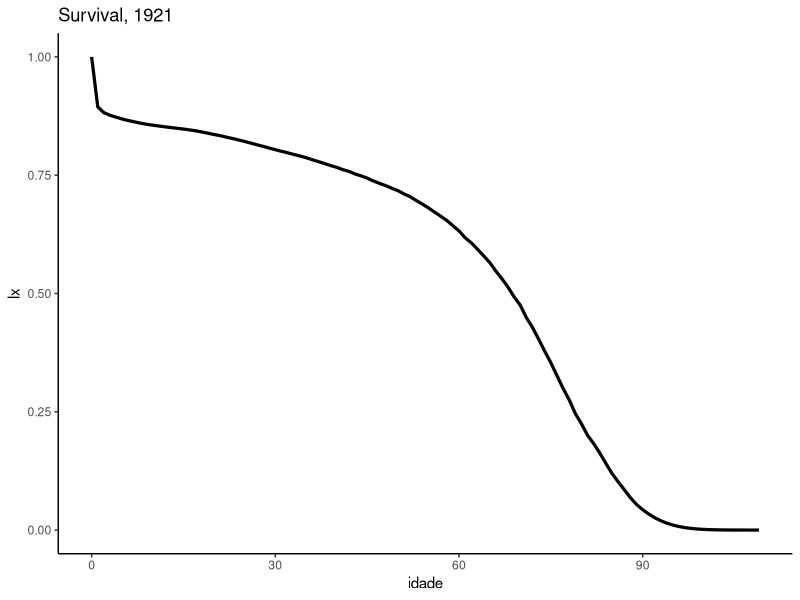
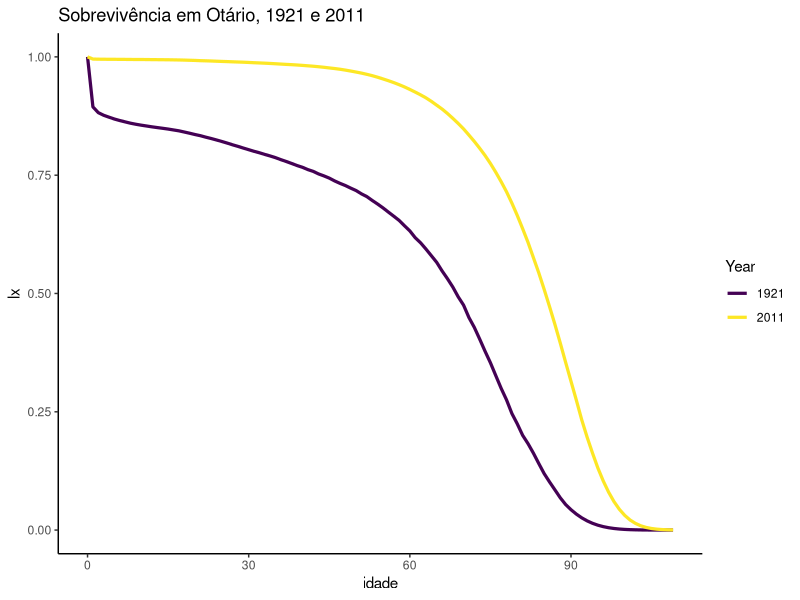
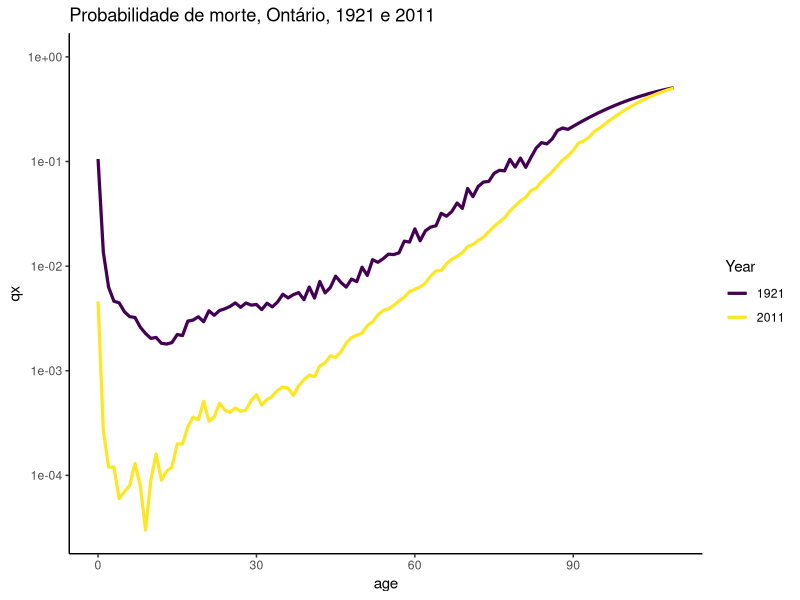
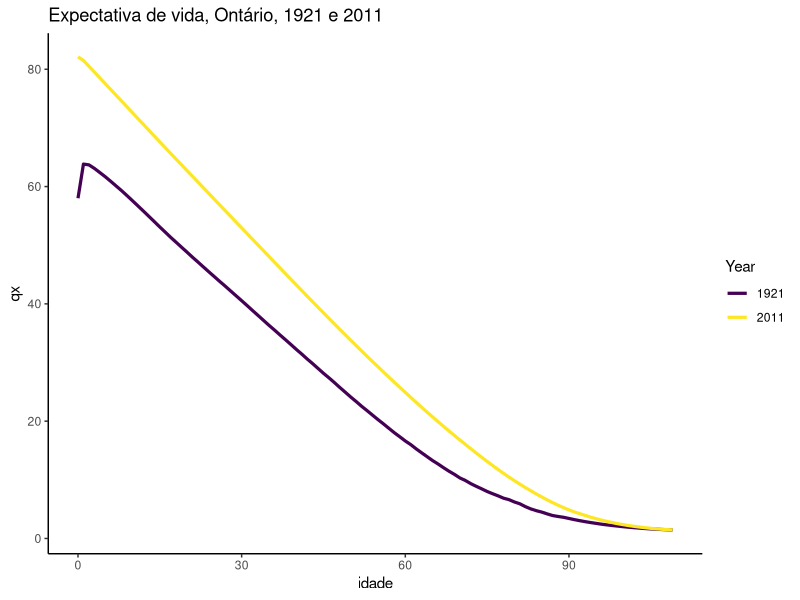
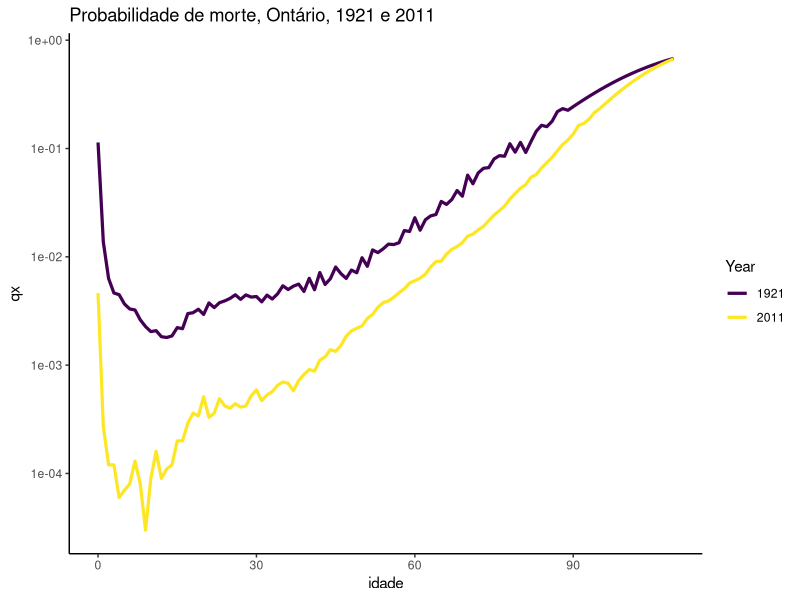
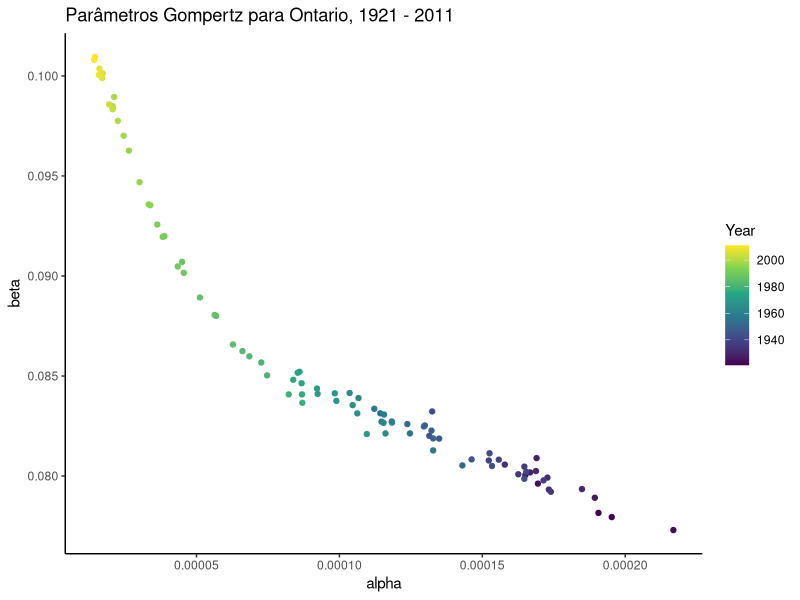
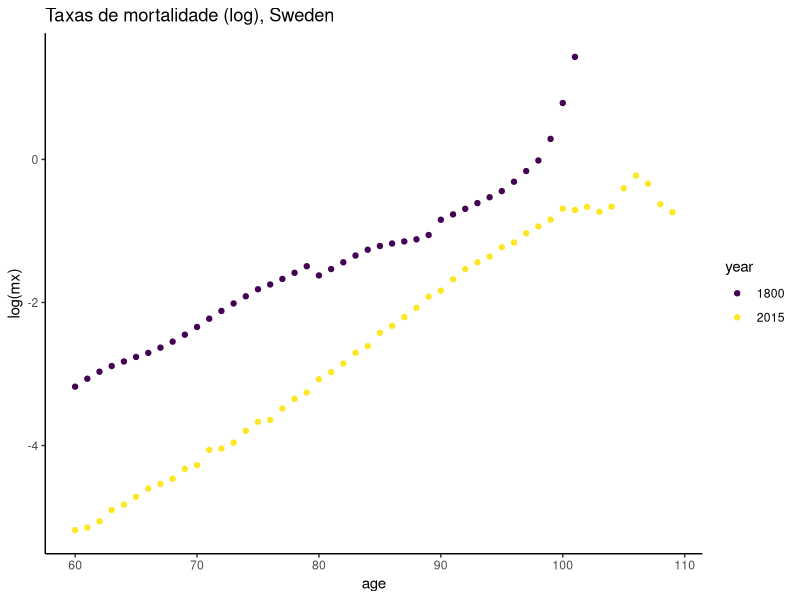
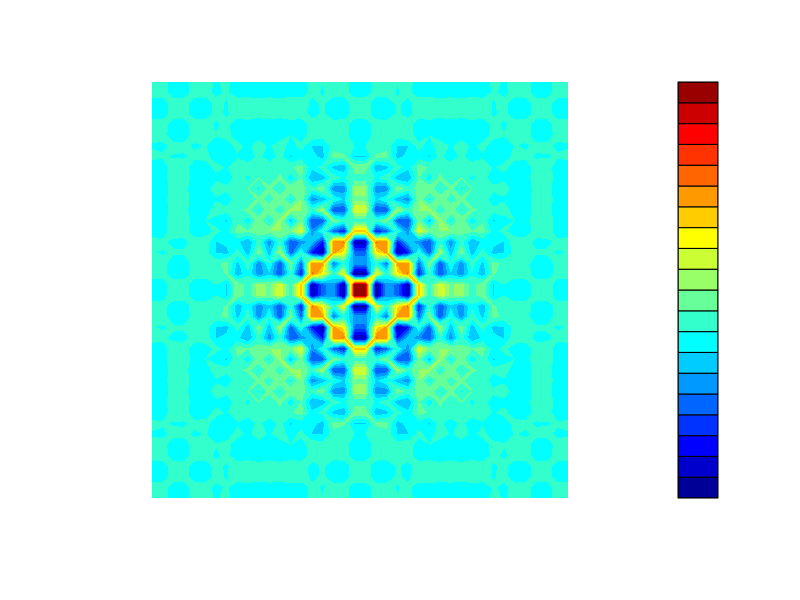

Recreate these plots in R, in order.
## ---- chunk 1
knitr::opts_chunk$set(echo = TRUE, message = FALSE, warning = FALSE)
## ---- chunk 2
library(tidyverse)
library(here)
library(RColorBrewer)

## ---- chunk 3
dm <- read.csv("Ontario.csv", header=T, sep=",")
head(dm)
## ---- chunk 4
library(dplyr)
library(tidyverse)

dm2<-dm %>% 
  filter(Year==1921) %>% 
  select(Age, lx)

dm2$Age<-as.numeric(as.character(dm2$Age))

  ggplot(dm2, aes(Age, lx/100000)) + geom_line(lwd = 1.1) + 
  ylab("lx") + xlab("idade") + 
  ggtitle("Survival, 1921") + theme_classic()+ scale_color_viridis_d()

## ---- chunk 5
dm3<-dm %>% 
  filter(Year==1921|Year==2011) %>% 
  mutate(Year = factor(Year)) 

dm3$Age<-as.numeric(as.character(dm3$Age))

  ggplot(dm3,aes(Age, lx/100000, color = Year)) + geom_line(lwd = 1.1) + 
  ylab("lx") + xlab("idade") + 
  ggtitle("Sobrevivência em Otário, 1921 e 2011") + theme_classic()+scale_color_viridis_d()
## ---- chunk 6
dm4<-dm %>% 
  filter(Year==1921|Year==2011) %>% 
  mutate(Year = factor(Year)) 

dm4$Age<-as.numeric(as.character(dm4$Age))

  ggplot(dm4, aes(Age, qx, color = Year)) + geom_line(lwd = 1.1) + 
  ylab("qx") + xlab("age") + 
  ggtitle("Probabilidade de morte, Ontário, 1921 e 2011") + 
  scale_y_log10()+ theme_classic()+ scale_color_viridis_d()

## ---- chunk 7
dm5<-dm %>% 
  filter(Year==1921|Year==2011) %>% 
  mutate(Year = factor(Year)) 

dm5$Age<-as.numeric(as.character(dm5$Age))

  ggplot(dm5, aes(Age, ex, color = Year)) + geom_line(lwd = 1.1) + 
  ylab("qx") + xlab("idade") + 
  ggtitle("Expectativa de vida, Ontário, 1921 e 2011") + theme_classic()+scale_color_viridis_d()

## ---- chunk 8
dm6<-dm %>% 
  filter(Year==1921|Year==2011) %>% 
  mutate(Year = factor(Year)) 

dm6$Age<-as.numeric(as.character(dm6$Age))

  ggplot(dm6, aes(Age, mx, color = Year)) + geom_line(lwd = 1.1) + 
  ylab("qx") + xlab("idade") + 
  ggtitle("Probabilidade de morte, Ontário, 1921 e 2011") + 
  scale_y_log10()+ theme_classic()+scale_color_viridis_d()

## ---- chunk 9
dm %>% 
  mutate(age = as.numeric(as.character(Age))) %>% 
  filter(age>49) %>% 
  select(Year, age, mx) %>% 
  mutate(log_mx = log(mx)) %>% 
  group_by(Year) %>% 
  summarise(alpha = exp((lm(log_mx~age))$coefficients[1]), beta = (lm(log_mx~age))$coefficients[2]) %>% 
  ggplot(aes(alpha, beta, color = Year)) + geom_point() +
  ggtitle("Parâmetros Gompertz para Ontario, 1921 - 2011")+ theme_classic()+scale_color_viridis_c()

## ---- chunk 10
ds <- read.table("SWE_Mx_1x1.txt", header=T)
head(ds)
## ---- chunk 11
ds %>% 
  filter(Year==2015|Year==1800) %>% 
  mutate(age = as.numeric(as.character(Age)), mx = as.numeric(as.character(Total)), year = as.factor(Year)) %>% 
  filter(age>59) %>% 
  ggplot(aes(age, log(mx), color = year)) + geom_point() + 
  ggtitle("Taxas de mortalidade (log), Sweden") + theme_classic()+scale_color_viridis_d()

## ---- chunk 12
library(matlab)
with_palette <- function(palette) {
  x <- y <- seq(-8 * pi, 8 * pi, len = 40)
  r <- sqrt(outer(x^2, y^2, "+"))
  filled.contour(cos(r^2) * exp(-r / (2 * pi)),
    axes = FALSE,
    color.palette = palette,
    asp = 1
  )
}

with_palette(jet.colors)
library(viridis)
with_palette(viridis)


## ---- chunk 13
library(dichromat)
library(purrr)
with_palette(
  compose(
    partial(dichromat, type = "deutan"),
    jet.colors
    )
)

with_palette(
  compose(
    partial(dichromat, type = "protan"),
    jet.colors
    )
)
